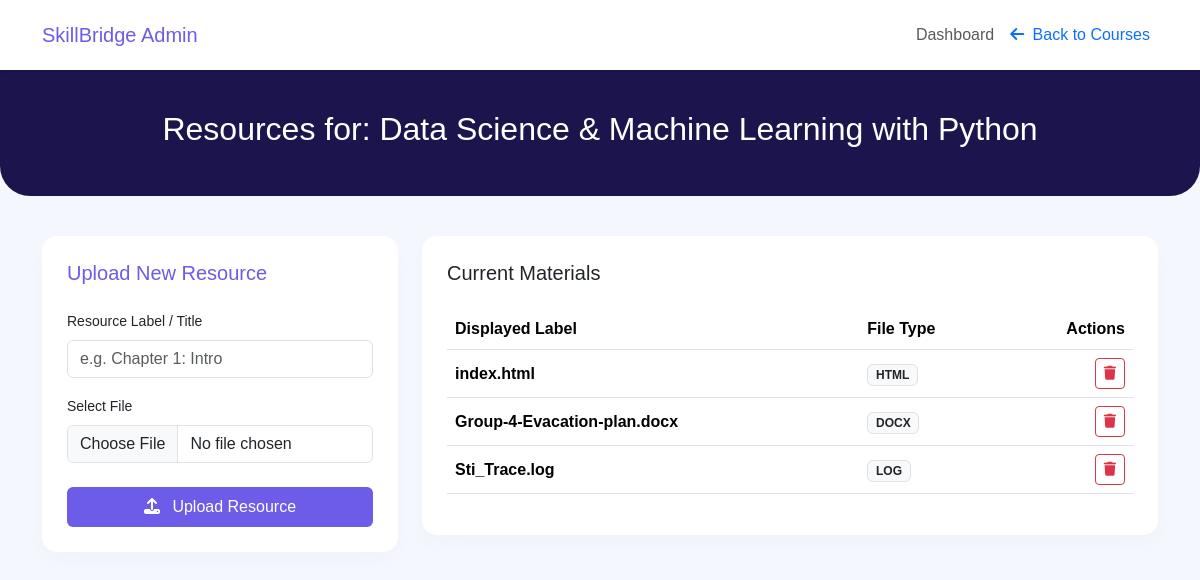
/admin/manage-resources.php?id=3 (signed in), run on the app's committed database.
### tables this page shows
CREATE TABLE `courses` (
  `id` int(11) NOT NULL,
  `title` varchar(150) NOT NULL,
  `lessons` int(11) NOT NULL,
  `category` varchar(50) DEFAULT NULL,
  `created_at` timestamp NOT NULL DEFAULT current_timestamp(),
  `banner_image` varchar(255) DEFAULT NULL
);

CREATE TABLE `resources` (
  `id` int(11) NOT NULL,
  `course_id` int(11) NOT NULL,
  `file_name` varchar(255) NOT NULL,
  `file_path` varchar(255) NOT NULL,
  `file_type` varchar(50) NOT NULL,
  `uploaded_at` timestamp NOT NULL DEFAULT current_timestamp()
);

### admin/manage-resources.php (the view, shortened to what this page needs)
<?php
require_once '../db.php';
$course_id = intval($_GET['id']);
$course = $conn->query("SELECT title FROM courses WHERE id = $course_id")->fetch_assoc();
$resources = $conn->query("SELECT * FROM resources WHERE course_id = $course_id ORDER BY uploaded_at DESC");
?>
<!DOCTYPE html>
<html lang="zxx">
<head>
    <link href="https://cdn.jsdelivr.net/npm/bootstrap@5.3.3/dist/css/bootstrap.min.css" rel="stylesheet">
    <link rel="stylesheet" href="https://cdnjs.cloudflare.com/ajax/libs/font-awesome/6.5.1/css/all.min.css">
</head>
<body>
<header class="header sticky-top shadow-sm">
    <div class="container">
        <nav class="navbar navbar-expand-lg navbar-light p-0">
            <a class="navbar-brand font-weight-bold" href="admin-dashboard.php" style="color:var(--primary-purple);">SkillBridge Admin</a>
            <div class="collapse navbar-collapse">
                <ul class="navbar-nav ms-auto align-items-center">
                    <li class="nav-item"><a class="nav-link" href="admin-dashboard.php">Dashboard</a></li>
                    <li class="nav-item"><a class="nav-link font-weight-bold text-primary" href="admin-courses.php"><i class="fa fa-arrow-left me-1"></i> Back to Courses</a></li>
                </ul>
            </div>
        </nav>
    </div>
</header>
<section class="banner-sub text-center">
    <div class="container"><h2 class="text-white font-weight-bold">Resources for: <?php echo htmlspecialchars($course['title']); ?></h2></div>
</section>
<div class="container pb-5">
    <div class="row">
        <div class="col-lg-4 mb-4">
            <div class="table-card">
                <h5 class="mb-4 font-weight-bold" style="color: var(--primary-purple);">Upload New Resource</h5>
                <form method="POST" enctype="multipart/form-data">
                    <div class="mb-3">
                        <label class="form-label font-weight-bold small">Resource Label / Title</label>
                        <input type="text" name="custom_label" class="form-control" placeholder="e.g. Chapter 1: Intro" required>
                    </div>
                    <div class="mb-4">
                        <label class="form-label font-weight-bold small">Select File</label>
                        <input type="file" name="resource_file" class="form-control" required>
                    </div>
                    <button type="submit" class="btn btn-purple w-100 font-weight-bold py-2"><i class="fa fa-upload me-2"></i> Upload Resource</button>
                </form>
            </div>
        </div>
        <div class="col-lg-8">
            <div class="table-card">
                <h5 class="mb-4 font-weight-bold">Current Materials</h5>
                <div class="table-responsive">
                    <table class="table table-hover align-middle">
                        <thead><tr><th>Displayed Label</th><th>File Type</th><th class="text-end">Actions</th></tr></thead>
                        <tbody>
                            <?php while($r = $resources->fetch_assoc()): ?>
                                <tr>
                                    <td><strong><?php echo htmlspecialchars($r['file_name']); ?></strong></td>
                                    <td><span class="badge bg-light text-dark border"><?php echo strtoupper($r['file_type']); ?></span></td>
                                    <td class="text-end">
                                        <a href="manage-resources.php?id=<?php echo $course_id; ?>&delete_file=<?php echo $r['id']; ?>" class="btn btn-sm btn-outline-danger" onclick="return confirm('Delete permanently?')"><i class="fa fa-trash"></i></a>
                                    </td>
                                </tr>
                            <?php endwhile; ?>
                        </tbody>
                    </table>
                </div>
            </div>
        </div>
    </div>
</div>
</body>
</html>

### admin/manage-resources.php (style rules this page uses)
:root { --primary-purple: #6c5ce7; --dark-bg: #1c144d; --light-bg: #f4f7fe; }
body { font-family: 'Poppins', sans-serif; background-color: var(--light-bg); }
.header { background: white; padding: 15px 0; }
.banner-sub { background-color: var(--dark-bg); padding: 40px 0; border-bottom-left-radius: 30px; border-bottom-right-radius: 30px; margin-bottom: 40px; }
.table-card { background: white; border-radius: 15px; padding: 25px; box-shadow: 0 10px 20px rgba(0,0,0,0.02); }
.btn-purple { background-color: var(--primary-purple); color: white; border: none; }

### data on the page
courses: title "Data Science & Machine Learning with Python"
resources: file_name "index.html", file_type "HTML"
resources: file_name "Group-4-Evacation-plan.docx", file_type "DOCX"
resources: file_name "Sti_Trace.log", file_type "LOG"
